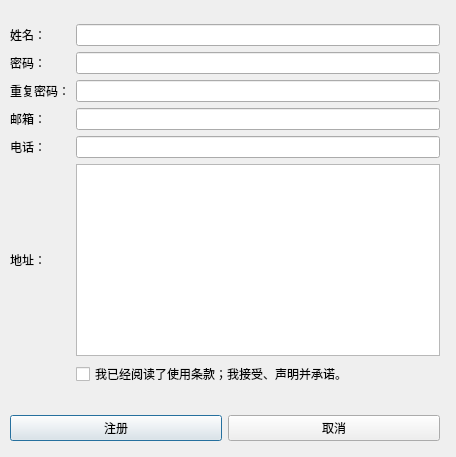
<?xml version="1.0" encoding="UTF-8"?>
<ui version="4.0">
 <class>Register</class>
 <widget class="QDialog" name="Register">
  <property name="geometry">
   <rect>
    <x>0</x>
    <y>0</y>
    <width>456</width>
    <height>457</height>
   </rect>
  </property>
  <property name="sizePolicy">
   <sizepolicy hsizetype="Fixed" vsizetype="Fixed">
    <horstretch>0</horstretch>
    <verstretch>0</verstretch>
   </sizepolicy>
  </property>
  <property name="windowTitle">
   <string>注册</string>
  </property>
  <widget class="QWidget" name="layoutWidget">
   <property name="geometry">
    <rect>
     <x>10</x>
     <y>24</y>
     <width>430</width>
     <height>417</height>
    </rect>
   </property>
   <layout class="QGridLayout" name="gridLayout_2">
    <item row="0" column="0" colspan="2">
     <layout class="QGridLayout" name="gridLayout">
      <item row="0" column="0">
       <widget class="QLabel" name="label_name">
        <property name="text">
         <string>姓名：</string>
        </property>
       </widget>
      </item>
      <item row="0" column="1">
       <widget class="QLineEdit" name="edit_name"/>
      </item>
      <item row="1" column="0">
       <widget class="QLabel" name="label_password">
        <property name="text">
         <string>密码：</string>
        </property>
       </widget>
      </item>
      <item row="1" column="1">
       <widget class="QLineEdit" name="edit_password">
        <property name="inputMethodHints">
         <set>Qt::ImhHiddenText|Qt::ImhNoAutoUppercase|Qt::ImhNoPredictiveText|Qt::ImhSensitiveData</set>
        </property>
        <property name="echoMode">
         <enum>QLineEdit::Password</enum>
        </property>
       </widget>
      </item>
      <item row="2" column="0">
       <widget class="QLabel" name="label_password2">
        <property name="text">
         <string>重复密码：</string>
        </property>
       </widget>
      </item>
      <item row="2" column="1">
       <widget class="QLineEdit" name="edit_password2">
        <property name="inputMethodHints">
         <set>Qt::ImhHiddenText|Qt::ImhNoAutoUppercase|Qt::ImhNoPredictiveText|Qt::ImhSensitiveData</set>
        </property>
        <property name="echoMode">
         <enum>QLineEdit::Password</enum>
        </property>
       </widget>
      </item>
      <item row="3" column="0">
       <widget class="QLabel" name="label_mail">
        <property name="text">
         <string>邮箱：</string>
        </property>
       </widget>
      </item>
      <item row="3" column="1">
       <widget class="QLineEdit" name="edit_mail">
        <property name="inputMethodHints">
         <set>Qt::ImhEmailCharactersOnly</set>
        </property>
       </widget>
      </item>
      <item row="4" column="0">
       <widget class="QLabel" name="label_phone">
        <property name="text">
         <string>电话：</string>
        </property>
       </widget>
      </item>
      <item row="4" column="1">
       <widget class="QLineEdit" name="edit_phone">
        <property name="inputMethodHints">
         <set>Qt::ImhPreferNumbers</set>
        </property>
       </widget>
      </item>
      <item row="5" column="0">
       <widget class="QLabel" name="label_address">
        <property name="text">
         <string>地址：</string>
        </property>
       </widget>
      </item>
      <item row="5" column="1">
       <widget class="QTextEdit" name="edit_address"/>
      </item>
      <item row="6" column="1">
       <widget class="QCheckBox" name="check_service">
        <property name="text">
         <string>我已经阅读了使用条款；我接受、声明并承诺。</string>
        </property>
       </widget>
      </item>
     </layout>
    </item>
    <item row="1" column="0" colspan="2">
     <spacer name="verticalSpacer">
      <property name="orientation">
       <enum>Qt::Vertical</enum>
      </property>
      <property name="sizeHint" stdset="0">
       <size>
        <width>428</width>
        <height>13</height>
       </size>
      </property>
     </spacer>
    </item>
    <item row="2" column="0">
     <widget class="QPushButton" name="button_register">
      <property name="text">
       <string>注册</string>
      </property>
     </widget>
    </item>
    <item row="2" column="1">
     <widget class="QPushButton" name="button_cancel">
      <property name="text">
       <string>取消</string>
      </property>
     </widget>
    </item>
   </layout>
  </widget>
 </widget>
 <tabstops>
  <tabstop>edit_name</tabstop>
  <tabstop>edit_password</tabstop>
  <tabstop>edit_password2</tabstop>
  <tabstop>edit_mail</tabstop>
  <tabstop>edit_phone</tabstop>
  <tabstop>edit_address</tabstop>
  <tabstop>button_register</tabstop>
  <tabstop>button_cancel</tabstop>
 </tabstops>
 <resources/>
 <connections>
  <connection>
   <sender>button_cancel</sender>
   <signal>clicked()</signal>
   <receiver>Register</receiver>
   <slot>close()</slot>
   <hints>
    <hint type="sourcelabel">
     <x>298</x>
     <y>407</y>
    </hint>
    <hint type="destinationlabel">
     <x>390</x>
     <y>402</y>
    </hint>
   </hints>
  </connection>
 </connections>
</ui>
